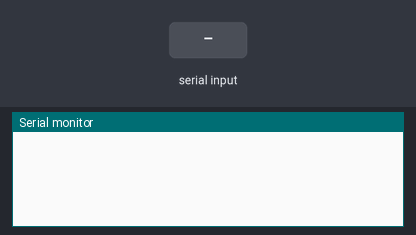
A sketch run on a simulated Arduino Uno, built with avr-gcc and run on an emulated ATmega328P. Shown: the last lines printed to the serial monitor. The test bench sets the inputs (shaded band).

Above: at 1.2 s.
1.3 s: "90,45\n" received over Serial
At 2.1 s:
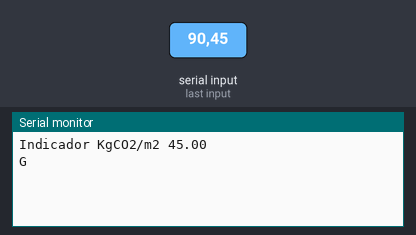
2.8 s: "5\n" received over Serial
At 4.3 s:
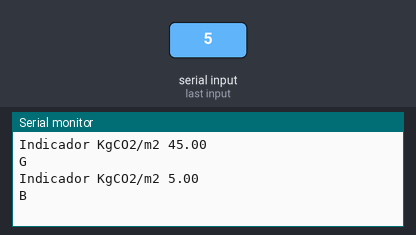

The sketch:

Exercici_5.1.ino
```cpp
/**********************************************************************
**                                                                   **
**                               TÍTOL:                              **
**                      LL04_Rubén_Martos_ARDUINO                    **
**                                                                   **
**  NOM: Rubén Martos Gutiérrez                     Data: 29/11/2021 **
**********************************************************************/
//************************** INCLUDE **********************************


//************************ VARIABLES **********************************
float qualifEnergetica = 43.2;

//************************** SETUP ************************************

void setup()  // ho fa un cop quan el programa s'inicia
{
  Serial.begin(9600);

}

//************************** LOOP *************************************
void loop()      //we need this to be here even though its empty
{
  while (Serial.available() > 0)
  {  // if there's any serial available, read it
    qualifEnergetica = Serial.parseFloat();// look for valid int the incoming serial stream
    if (Serial.read() == '\n')
    { //look for newline. Is the end of your sentence
      Serial.print("Indicador KgCO2/m2 ");
      Serial.println(qualifEnergetica);
      if (qualifEnergetica > 0 && qualifEnergetica < 3.5)
      {
        Serial.println("A ");
      }

      else if (qualifEnergetica >= 3.5 && qualifEnergetica < 6.5)
      {
        Serial.println("B ");
      }

       else if (qualifEnergetica >= 6.5 && qualifEnergetica < 11.1)
      {
        Serial.println("C ");
      }

      else if (qualifEnergetica >= 11.1 && qualifEnergetica < 17.7)
      {
        Serial.println("D ");
      }

       else if (qualifEnergetica >= 17.7 && qualifEnergetica < 38.2)
      {
        Serial.println("E ");
      }

      else if (qualifEnergetica >= 38.2 && qualifEnergetica < 43.2)
      {
        Serial.println("F ");
      }

      else
      {
        Serial.println("G ");
      }

    }
  }
}

//************************** FUNCIONS  *********************************
```

Measured:
- after the input at 1.3 s, the serial monitor: prints a new line at once (image 1)
- after the input at 2.8 s, the serial monitor: prints a new line at once (image 2)
